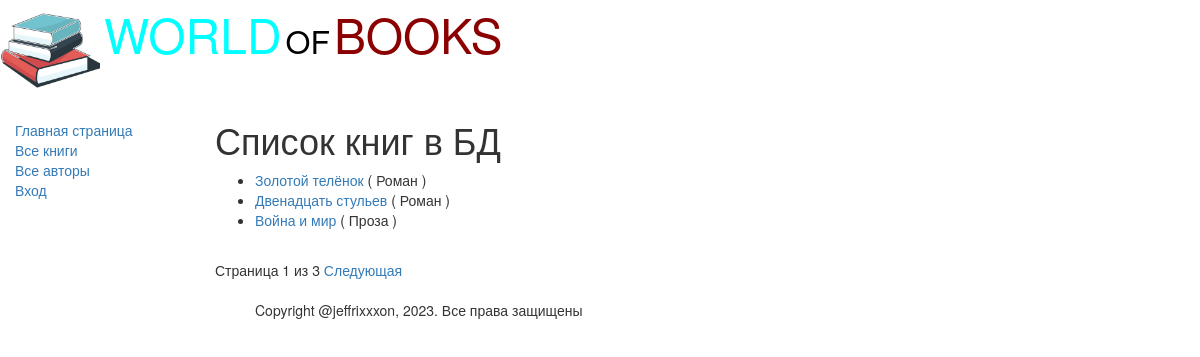
The page /books/ on the database its author committed.
### catalog/models.py (models this page shows, shortened)
class Book(models.Model):
    title = models.CharField(max_length=200,
                             help_text='Введите название книги',
                             verbose_name='Название книги')
    genre = models.ForeignKey('Genre',
                              on_delete=models.CASCADE,
                              help_text='Выберите жанр для книги',
                              verbose_name='Жанр книги', null=True)
    language = models.ForeignKey('Language',
                                 on_delete=models.CASCADE,
                                 help_text='Выберите язык книги',
                                 verbose_name='Язык книги', null=True)
    author = models.ManyToManyField('Author',
                                    help_text='Выберите автора книги',
                                    verbose_name='Автор книги')
    summary = models.TextField(max_length=1000,
                               help_text='Введите краткое описание книги',
                               verbose_name='Аннотация книги')
    isbn = models.CharField(max_length=13,
                            help_text='Должно содержать 13 символов',
                            verbose_name='ISBN книги')
    def display_author(self):
        return ', '.join([author.last_name for author in self.author.all()])
    display_author.short_description = 'Авторы'
    def get_absolute_url(self):
        return reverse('book-detail', args=[str(self.id)])

class Genre(models.Model):
    name = models.CharField(max_length=200,
                            help_text='Введите жанр книги',
                            verbose_name='Жанр книги')
    def __str__(self):
        return self.name

### catalog/views.py (the view)
# urls.py: re_path(r'^books/$', views.BookListView.as_view(), name='books'),
class BookListView(generic.ListView):
    model = Book
    paginate_by = 3

### catalog/templates/catalog/book_list.html
{% extends "base_generic.html" %}
{% block content %}
    <h1>Список книг в БД</h1>
    {% if book_list %}
    <ul>
        {% for book in book_list %}
        <li>
            <a href="{{ book.get_absolute_url }}">
                    {{ book.title }}</a> ( {{ book.genre }} )
        </li>
        {% endfor %}
    </ul>
    {% else %}
        <p>В базе данных нет книг</p>
    {% endif %}
{% endblock %}

### rows shown on the page
Book: title "Золотой телёнок", genre "Роман"
Book: title "Двенадцать стульев", genre "Роман"
Book: title "Война и мир", genre "Проза"

### other values the page prints
{{ page_obj.number }} "1"
{{ page_obj.paginator.num_pages }} "3"
